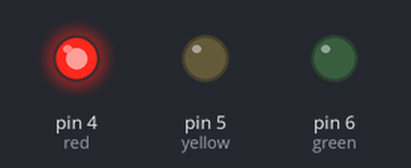
Simulated run of this sketch. Board: Arduino Uno, built with avr-gcc and run on an emulated ATmega328P. Shown: output pins drawn as LEDs (lit = HIGH).

Above: at 3.0 s.
At 8.0 s:
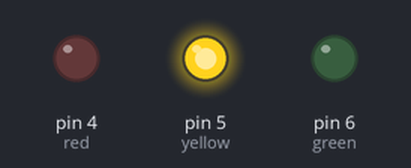
At 13.0 s:
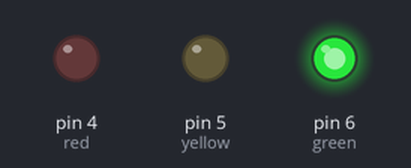
At 16.5 s:
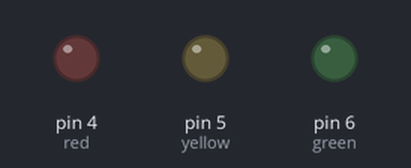
Timing chart, 0 to 22.1 s (numbered marks = the images above):
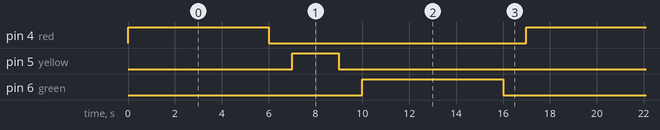

The sketch:

001_traffic_light.ino
```cpp
#define red 4
#define yellow 5
#define green 6


void setup() {
  // put your setup code here, to run once:
  setup_leds();
}

void loop() {
  // put your main code here, to run repeatedly:
  blink_led(red ,6000);
  blink_led(yellow , 2000);
  blink_led(green , 6000);
}

void setup_leds(){
  pinMode(red, OUTPUT);
  pinMode(green, OUTPUT);
  pinMode(yellow, OUTPUT);
  }

void blink_led(int led , int timer){
 digitalWrite(led, HIGH);
 delay (timer);
 digitalWrite(led, LOW);
 delay (1000);
  }
```

Measured:
- by itself, pin 4 (red), pin 6 (green): alternates HIGH for 6.0 s and LOW for 11.0 s
- by itself, pin 5 (yellow): alternates HIGH for 2.0 s and LOW for 15.0 s
- by itself, everything shown: repeats every 17.0 s, in 6 steps
